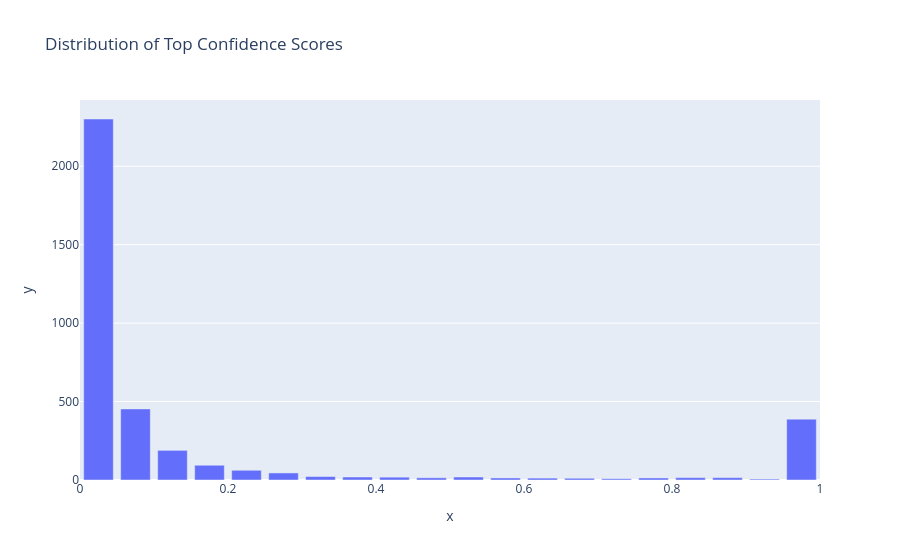

Notebook code cell kept with this figure:
### Code cell
# FIX: Use 'max_val' instead of a specific category name
# This shows you the distribution of your model's "Best Guesses"
counts, bins = np.histogram(df['max_val'], bins=[i / 100 for i in range(0, 101, 5)])
bins = .5 * (bins[:-1] + bins[1:])
fig = px.bar(x=bins, y=counts, title="Distribution of Top Confidence Scores")
fig.show()

### Figure 1 — Plotly figure (JSON) as saved in the notebook; plotly's stock layout.template omitted (floating-point values rounded to 4 significant figures)
{"data": [{"hovertemplate": "x=%{x}<br>y=%{y}<extra></extra>", "legendgroup": "", "marker": {"color": "#636efa", "pattern": {"shape": ""}}, "name": "", "orientation": "v", "showlegend": false, "textposition": "auto", "type": "bar", "x": [0.025, 0.075, 0.125, 0.175, 0.225, 0.275, 0.325, 0.375, 0.425, 0.475, 0.525, 0.575, 0.625, 0.675, 0.725, 0.775, 0.825, 0.875, 0.925, 0.975], "xaxis": "x", "y": [2301, 453, 189, 94, 62, 45, 22, 19, 18, 14, 19, 13, 12, 11, 8, 13, 15, 15, 6, 388], "yaxis": "y"}], "layout": {"barmode": "relative", "legend": {"tracegroupgap": 0}, "title": {"text": "Distribution of Top Confidence Scores"}, "xaxis": {"anchor": "y", "domain": [0, 1], "title": {"text": "x"}}, "yaxis": {"anchor": "x", "domain": [0, 1], "title": {"text": "y"}}}}
